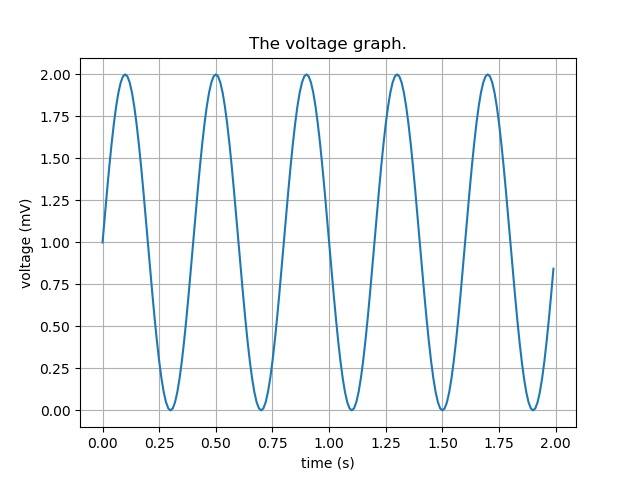

This figure's Python source:
#draw a simple sin(x) function plot

import matplotlib.pyplot as plt
import numpy as np

t = np.arange(0,2,0.01)#自变量
s = 1 + np.sin(5*np.pi*t)#因变量
#一个"Figure"意味着用户交互的整个窗口。在这个figure中容纳着"subplots"。
#整个图像为一个Figure对象。在Figure对象中可以包含一个或者多个Axes对象
#plt.subplot(221) # 第一行的左图
#plt.subplot(222) # 第一行的右图
#plt.subplot(212) # 第二整行
fig, ax = plt.subplots()
ax.plot(t, s)
ax.set(xlabel='time (s)', ylabel='voltage (mV)', 
	title='The voltage graph.')
ax.grid()
fig.savefig("sin(x).jpg")
plt.show()

